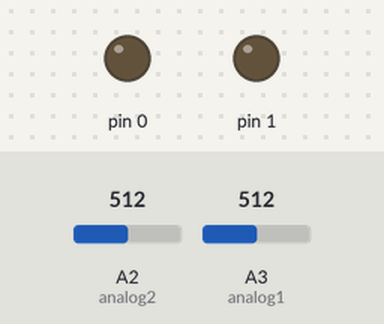
A sketch run on a simulated Arduino Uno, built with avr-gcc and run on an emulated ATmega328P. On the bench: output pins drawn as LEDs (lit = HIGH). Dashed ring = blinking. The test bench sets the inputs (shaded band); at power-on: A2 (analog2) = 512, A3 (analog1) = 512.

Above: at 5.2 s.
5.3 s: A2 (analog2) set to 610
At 6.4 s:
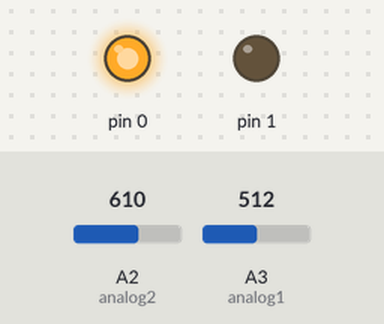
8.8 s: A2 (analog2) set to 590
At 11.4 s:
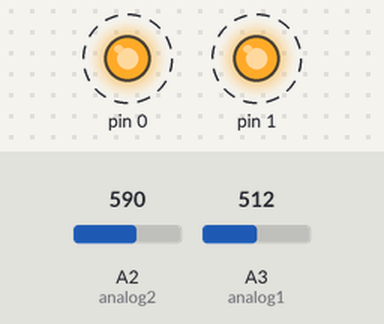
Timing chart, 0 to 18.8 s (numbered marks = the images above; inputs shaded):
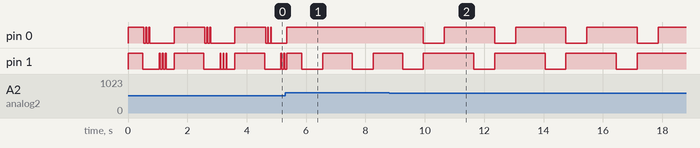

Measured:
- after the input at 8.8 s, pin 0: alternates HIGH for 1.7 s and LOW for 0.70 s, starting after 1.2 s; pin 1: alternates HIGH for 1.7 s and LOW for 0.70 s, starting after 2.9 s
- by itself, pin 0: repeats every 2.1 s: 2 × (LOW 0.07 s, HIGH 0.03 s), LOW 0.82 s, HIGH 1.0 s
- by itself, pin 1: repeats every 2.1 s: LOW 0.55 s, 2 × (HIGH 0.03 s, LOW 0.07 s), HIGH 0.03 s, LOW 0.27 s, HIGH 1.0 s

The sketch:

pulse_siren.ino
```cpp
/*
Simple police Light
*/

int blue =  PB0;
int red = PB1;
int analog1 = A3;
int analog2 = A2;
int d0 = 30;
int d1 = 70;
int d2 = 200;
int mode = 1;
int mode1 = 0;

void setup(){
  pinMode(blue, OUTPUT);
  pinMode(red, OUTPUT);
  pinMode(analog1, INPUT);
  pinMode(analog2, INPUT);
}


void loop(){
if ( analogRead(analog1) > 300 && mode1 == 1 ) {
  mode1 = 0;
    digitalWrite(blue, HIGH);
    digitalWrite(red, HIGH);

    delay(500);

    digitalWrite(red, LOW);
    digitalWrite(blue, LOW);
}

if ( analogRead(analog1) > 300 && mode1 == 0 ) {
  mode1 = 1;
    digitalWrite(blue, HIGH);
    digitalWrite(red, HIGH);

    delay(500);

    digitalWrite(red, LOW);
    digitalWrite(blue, LOW);
}
  if ( mode1 == 1 ){

    ifif:

  if ( analogRead(analog2) > 600 && mode == 2){

  //american Light

  mode = 1;

    digitalWrite(blue, HIGH);
    digitalWrite(red, HIGH);

    delay(500);

    digitalWrite(red, LOW);
    digitalWrite(blue, LOW);
}

 if (analogRead(analog2) > 600 && mode == 1){

    //German Lights

    mode = 2;
    digitalWrite(blue, HIGH);
    digitalWrite(red, HIGH);

    delay(500);

    digitalWrite(red, LOW);
    digitalWrite(blue, LOW);

 }


if ( mode == 1 ) {

   //american Light

  digitalWrite(blue, HIGH);
  delay(d0);
  digitalWrite(blue, LOW);
  delay(d1);

   if ( analogRead(analog2) > 600){

     goto ifif;

   }

  digitalWrite(blue, HIGH);
  delay(d0);
  digitalWrite(blue, LOW);
  delay(d1);

     if ( analogRead(analog2) > 600){

     goto ifif;

   }

  digitalWrite(blue, HIGH);
  delay(d0);
  digitalWrite(blue, LOW);
  delay(d1);

     if ( analogRead(analog2) > 600){

     goto ifif;

   }


  delay(d2+d2/4);

     if ( analogRead(analog2) > 600){

     goto ifif;

   }

  digitalWrite(red, HIGH);
  delay(d0);
  digitalWrite(red, LOW);
  delay(d1);

     if ( analogRead(analog2) > 600){

     goto ifif;

   }

  digitalWrite(red, HIGH);
  delay(d0);
  digitalWrite(red, LOW);
  delay(d1);

     if ( analogRead(analog2) > 600){

     goto ifif;

   }

  digitalWrite(red, HIGH);
  delay(d0);
  digitalWrite(red, LOW);
  delay(d1);

     if ( analogRead(analog2) > 600){

     goto ifif;

   }

  delay(d2);

}

if ( mode == 2 ) {


 //German Lights

  digitalWrite(blue, HIGH);
  delay(d2*3.5);
  digitalWrite(blue, LOW);

     if ( analogRead(analog2) > 600){

     goto ifif;

}

  digitalWrite(red, HIGH);
  delay(d2*3.5);
  digitalWrite(red, LOW);

     if ( analogRead(analog2) > 600){

     goto ifif;

}
}
}
}
```
